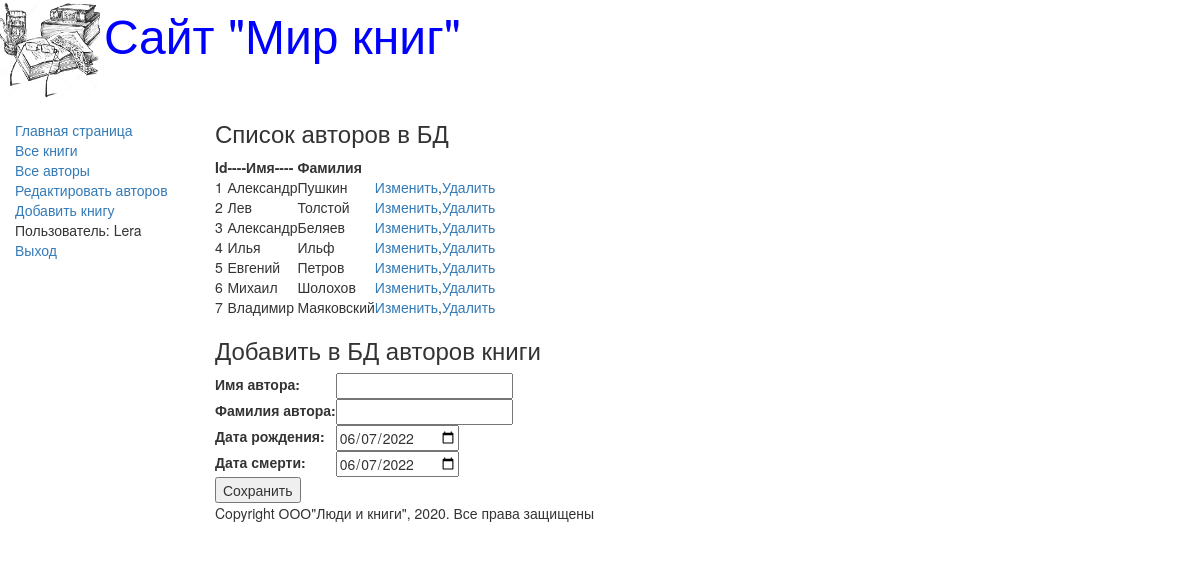
The page /authors_add/ (signed in) on the database its author committed.
### catalog/models.py (models this page shows, shortened)
class Author(models.Model):
    first_name = models.CharField(max_length=100, help_text="Введите имя автора", verbose_name="Имя автора")
    last_name = models.CharField(max_length=100, help_text="Введите фамилию автора", verbose_name="Фамилия автора")
    date_of_birth = models.DateField(help_text=" Введите дату рождения", verbose_name="Дата рождения", null=True, blank=True)
    date_of_death = models.DateField(help_text=" Введите дату смерти", verbose_name="Дата смерти", null=True, blank=True)

### catalog/views.py (the view)
# urls.py: path('authors_add/', views.authors_add, name='authors_add'),
def authors_add(request):
    author = Author.objects.all()
    authorsform = AuthorsForm()
    return render(request, "catalog/authors_add.html",
                  {"form": authorsform, "author": author})

### catalog/forms.py
class AuthorsForm(forms.Form):
    first_name = forms.CharField(label="Имя автора")
    last_name = forms.CharField(label="Фамилия автора")
    date_of_birth = forms.DateField(label="Дата рождения",
                                    initial=format(date.today()),
                                    widget=forms.widgets.DateInput(attrs={'type': 'date'}))
    date_of_death = forms.DateField(label="Дата смерти",
                                    initial=format(date.today()),
                                    widget=forms.widgets.DateInput(attrs={'type': 'date'}))

### catalog/templates/catalog/authors_add.html (shortened to what this page needs)
{% extends "base_generic.html" %}
{% block content %}
<h3>Список авторов в БД</h3>
    <table>
        <thead><th>Id</th><th>----Имя----</th><th>Фамилия</th><th></th></thead>
{% if author %}
    {% for author in author.all %}
        <tr>
            <td>{{author.id}}</td>
            <td>{{author.first_name}}</td>
            <td>{{author.last_name}}</td>
            <td><a href="/edit1/{{author.id}}">Изменить</a>,<a href="/delete/{{author.id}}">Удалить</a></td>
        </tr>
    {% endfor %}
{% else %}
        <p>В БД нет авторов</p>
{% endif %}
    </table>
<h3>Добавить в БД авторов книги</h3>
<form method="POST" action="/create/">
    <table>
        {{ form }}
    </table>
    <input type="submit" value="Сохранить">
</form>
{% endblock %}

### catalog/templates/base_generic.html (shortened to what this page needs)
<!DOCTYPE html>
<html lang="en">
<head>
    <link rel="stylesheet"
    href="https://maxcdn.bootstrapcdn.com/bootstrap/3.3.7/css/bootstrap.min.css">
    {% load static %}
    <link rel="stylesheet" href="{% static 'css/styles.css' %}">
    {% block head %}
        <img src="{% static 'images/logotip.jpg' %}" style="width:100px; height:100px;" align="absmiddle">
        <font size=7, color="blue">Сайт "Мир книг"</font>
    {% endblock %}
</head>
<body>
    <div class="container-fluid">
        <div class="row">
            <div class="col-sm-2">
            {% block sidebar %}
            <ul class="sidebar-nav">
                <li><a href="{% url 'index' %}">Главная страница</a></li>
                <li><a href="{% url 'books' %}">Все книги</a></li>
                <li><a href="{% url 'authors' %}">Все авторы</a></li>
                <li><a href="{% url 'authors_add' %}">Редактировать авторов</a></li>
                <li><a href="{% url 'book_create' %}">Добавить книгу</a></li>
            {% if user.is_authenticated %}
                <li>Пользователь: {{user.get_username}}</li>
                <li><a href="{% url 'logout' %}?next={{request.path}}">Выход</a></li>
            {% else %}
                <li><a href="{% url 'login' %}?next={{request.path}}">Вход</a></li>
            {% endif %}
            </ul>
            {% endblock %}
            </div>
            <div class="col-sm-10">
            {% block content %}{% endblock %}
            {% block footer %}
                {% block copyright %}
            <p>Copyright ООО"Люди и книги", 2020. Все права защищены</p>
                {% endblock %}
            {% endblock %}
            </div>
        </div>
    </div>
</body>
</html>

### catalog/static/css/styles.css (style rules this page uses)
.sidebar-nav { margin-top: 20px; padding: 0; list-style: none; }

### rows shown on the page
Author: id "1", first_name "Александр", last_name "Пушкин"
Author: id "2", first_name "Лев", last_name "Толстой"
Author: id "3", first_name "Александр", last_name "Беляев"
Author: id "4", first_name "Илья", last_name "Ильф"
Author: id "5", first_name "Евгений", last_name "Петров"
Author: id "6", first_name "Михаил", last_name "Шолохов"
Author: id "7", first_name "Владимир", last_name "Маяковский"

### other values the page prints
{{ user.get_username }} "Lera"
